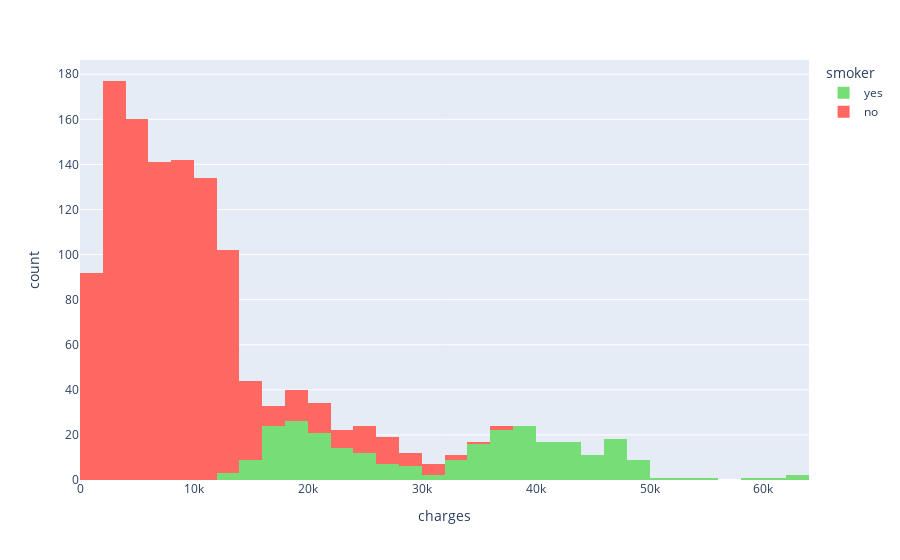

Here is the notebook cell this chart was saved with:
### Markdown cell above
La varieble edad está correlacionada con los usuarios que no fuman. Mantiene una tendencia lineal.

### Code cell
px.histogram(df,x="charges",color="smoker",color_discrete_map={"yes":"#77dd77","no":"#ff6961"})

### Figure 1 — Plotly figure (JSON) as saved in the notebook; plotly's stock layout.template omitted (floating-point values rounded to 4 significant figures; data arrays with more than 128 entries replaced by an {"elided": "..."} marker saying what was removed)
{"data": [{"alignmentgroup": "True", "bingroup": "x", "hovertemplate": "smoker=yes<br>charges=%{x}<br>count=%{y}<extra></extra>", "legendgroup": "yes", "marker": {"color": "#77dd77", "pattern": {"shape": ""}}, "name": "yes", "offsetgroup": "yes", "orientation": "v", "showlegend": true, "type": "histogram", "x": {"elided": "274 float values"}, "xaxis": "x", "yaxis": "y"}, {"alignmentgroup": "True", "bingroup": "x", "hovertemplate": "smoker=no<br>charges=%{x}<br>count=%{y}<extra></extra>", "legendgroup": "no", "marker": {"color": "#ff6961", "pattern": {"shape": ""}}, "name": "no", "offsetgroup": "no", "orientation": "v", "showlegend": true, "type": "histogram", "x": {"elided": "1064 float values"}, "xaxis": "x", "yaxis": "y"}], "layout": {"barmode": "relative", "legend": {"title": {"text": "smoker"}, "tracegroupgap": 0}, "margin": {"t": 60}, "xaxis": {"anchor": "y", "domain": [0, 1], "title": {"text": "charges"}}, "yaxis": {"anchor": "x", "domain": [0, 1], "title": {"text": "count"}}}}
